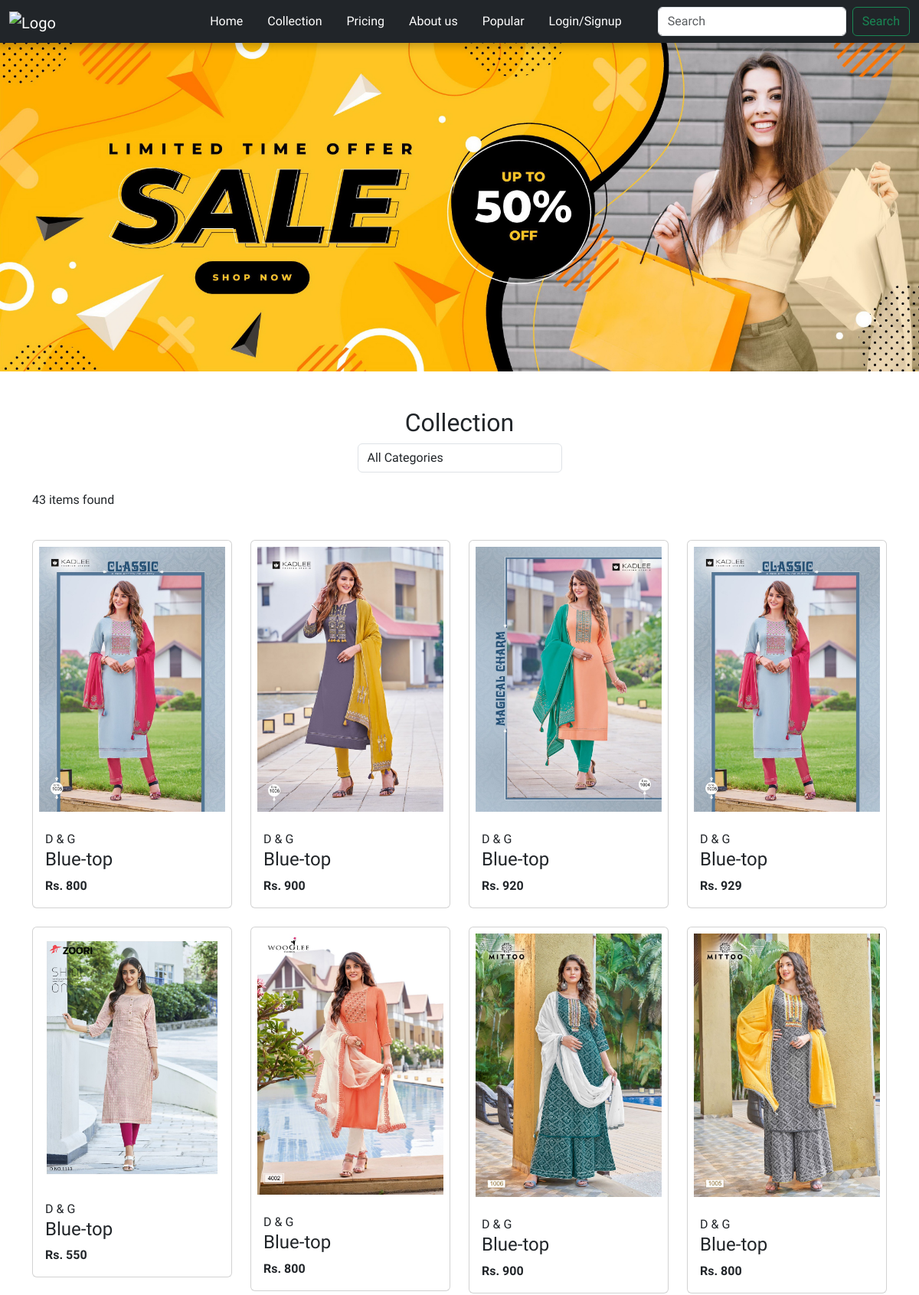
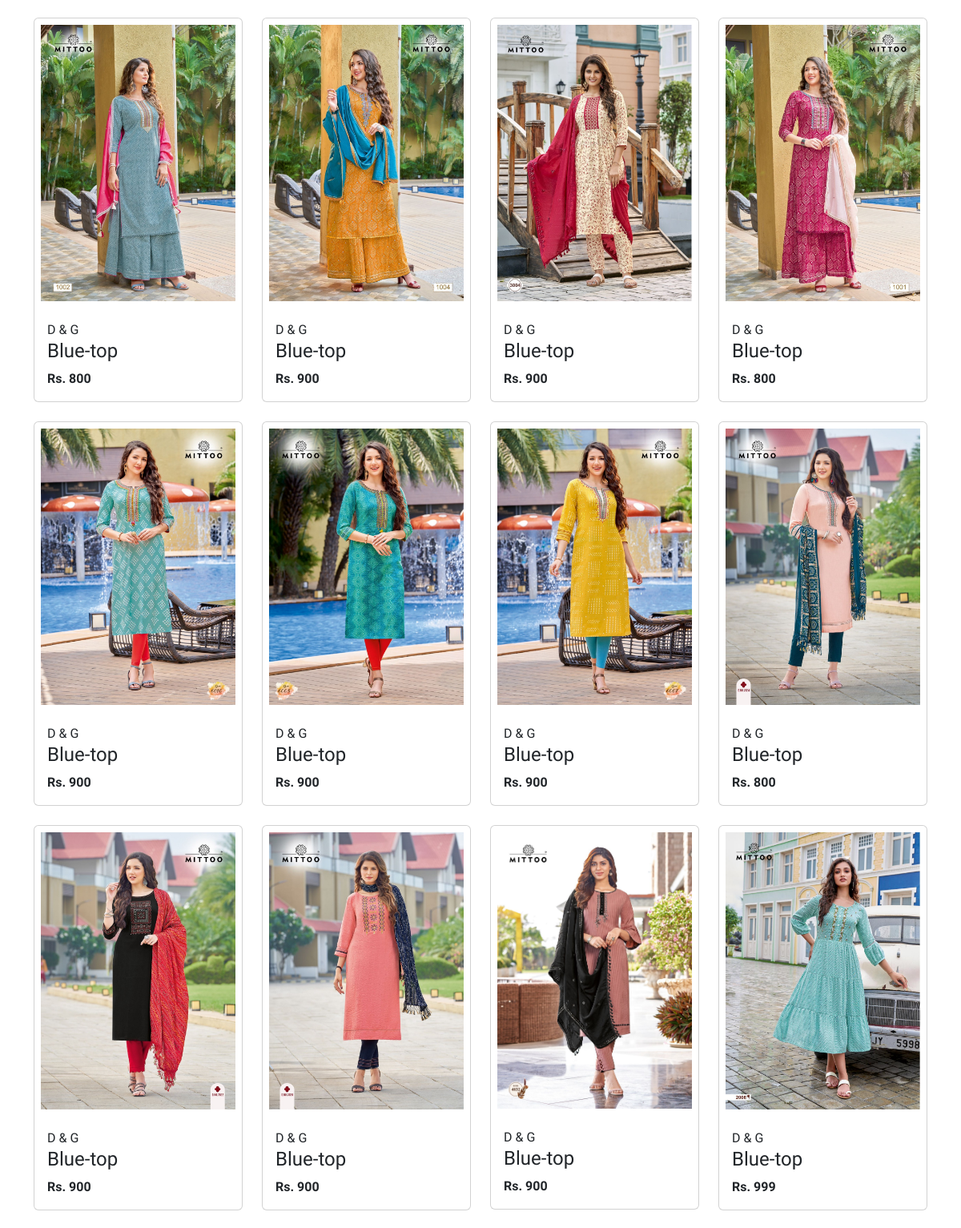
Screenshot of /collection/ (upper part) with the database file from the repository (2 pictures, top to bottom).
### shop/models.py (models this page shows, shortened)
class Product(models.Model):
    product_name=models.CharField(max_length=50)
    category=models.CharField(max_length=50,default='')
    brand=models.CharField(max_length=50,default='')
    price=models.IntegerField()
    desc=models.CharField(max_length=400,default='')
    pub_date=models.DateField()
    image=models.ImageField(upload_to="shop/images",default='')
    is_available=models.BooleanField(default=True)

### shop/views.py (the view)
# urls.py: path('collection/', views.collection,name='Collection'),
def collection(request):
    products = Product.objects.all().filter(is_available='True')
    products_count=products.count()
    context = {
        'products': products,
        'products_count':products_count,
        }
    return render(request, 'collection.html',context)

### shop/templates/collection.html (shortened to what this page needs)
{% extends 'base.html' %}
{% block body %}
    <div class="main">
        <div class="container-fluid ">
            <div class="row">
                <img class="p-0" src="../static/banner-img.jpg" alt="Banner image">
            </div>
        </div>
    </div>
    <div class="container">
        <div class="title text-center mt-4 p-4">
            <h2 class="position-relative d-inline-block">Collection</h2>
            <div class="col-sm-3 m-auto">
                <select class="form-control input-lg" name="category" onchange="location = this.value;">
                  <option value="/collection">All Categories</option>
                </select>
              </div>
        </div>
        <p>{{products_count}} items found</p>
        <div class="row row-cols-1 row-cols-md-2 mt-3 g-4">
            {% for product in products %}
            <div class="col-xl-3 ">
                <div class="card">
                    <a href="#"><img src="{{product.image.url}}" class="card-img-top p-2" alt="..."></a>
                    <div class="card-body">
                        <span class="card-text">D & G</span>
                        <h4 class="card-title">Blue-top</h4>
                        <span class="fw-bold">Rs. {{product.price}}</span>
                    </div>
                </div>
            </div>
            {% endfor %}
        </div>
    </div>
    {% endblock body %}

### shop/templates/base.html (shortened to what this page needs)
<!doctype html>
<html lang="en">
<head>
  <link rel="stylesheet" href="https://cdnjs.cloudflare.com/ajax/libs/font-awesome/4.7.0/css/font-awesome.min.css">
  <link href="https://cdn.jsdelivr.net/npm/bootstrap@5.3.0-alpha1/dist/css/bootstrap.min.css" rel="stylesheet"
>
</head>
<body>
  <nav class="navbar navbar-expand-lg bg-dark sticky-top ">
    <div class="container-fluid ">
      <a class="navbar-brand " href="#">
        <img src="../static/logo_nobg.png" alt="Logo" width="199" class="d-inline-block align-text-top text-white">
      </a>
      <div class="collapse navbar-collapse text-white" id="navbarNav">
        <ul class="navbar-nav mx-auto">
          <li class="nav-item p-2">
            <a class="nav-link active text-white" aria-current="page" href="/">Home</a>
          </li>
          <li class="nav-item p-2">
            <a class="nav-link text-white" href="/collection">Collection</a>
          </li>
          <li class="nav-item p-2">
            <a class="nav-link text-white" href="#">Pricing</a>
          </li>
          <li class="nav-item p-2">
            <a class="nav-link text-white" href="#footer">About us</a>
          </li>
          <li class="nav-item p-2">
            <a class="nav-link text-white" href="#popular">Popular</a>
          </li>
          <li class="nav-item p-2">
            <a class="nav-link text-white" href="login.html">Login/Signup</a>
          </li>
        </ul>
        <form class="d-flex" role="search">
          <input class="form-control me-2" type="search" placeholder="Search" aria-label="Search">
          <button class="btn btn-outline-success" type="submit">Search</button>
        </form>
      </div>
    </div>
  </nav>
{% block body %}{% endblock body %}
</body>
</html>

### rows the page displays
Product: image (picture), price "800"
Product: image (picture), price "900"
Product: image (picture), price "920"
Product: image (picture), price "929"
Product: image (picture), price "550"
Product: image (picture), price "800"
Product: image (picture), price "900"
Product: image (picture), price "800"
Product: image (picture), price "800"
Product: image (picture), price "900"
Product: image (picture), price "900"
Product: image (picture), price "800"
Product: image (picture), price "900"
Product: image (picture), price "900"
Product: image (picture), price "900"
Product: image (picture), price "800"
Product: image (picture), price "900"
Product: image (picture), price "900"
Product: image (picture), price "900"
Product: image (picture), price "999"

### other values shown
{{ products_count }} "43"
